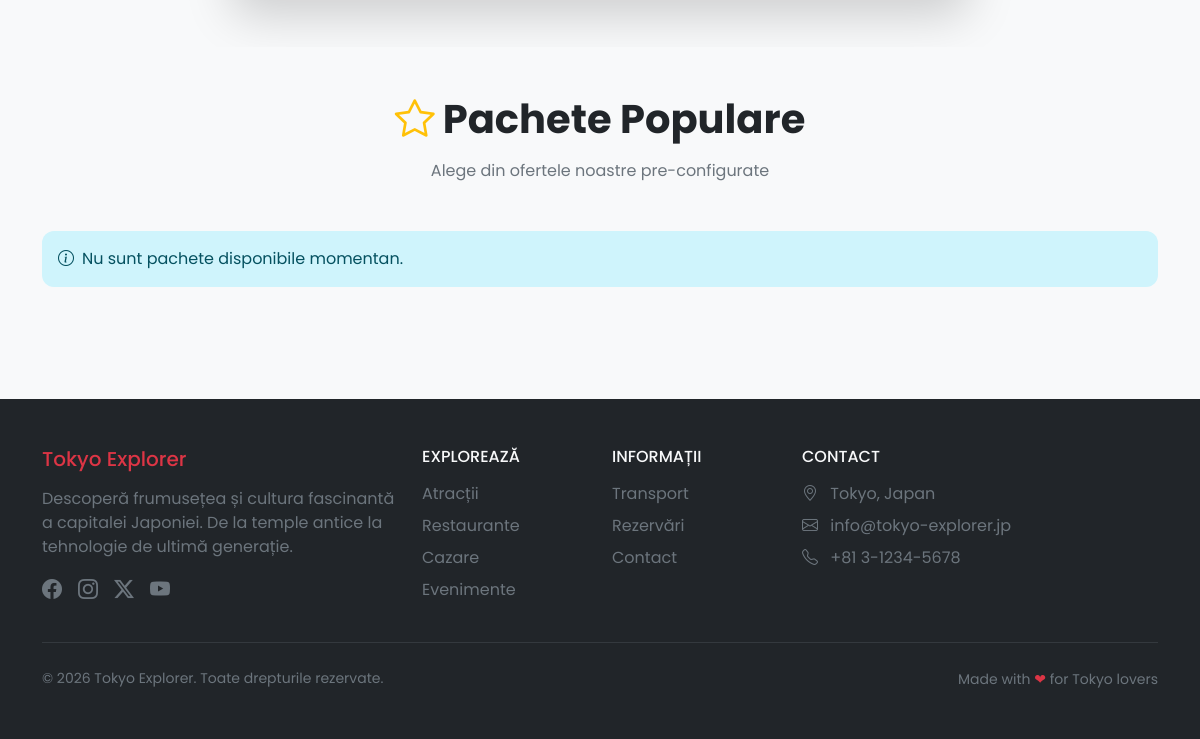
The page /pages/rezervari.php (lower part) on the database as committed earlier.
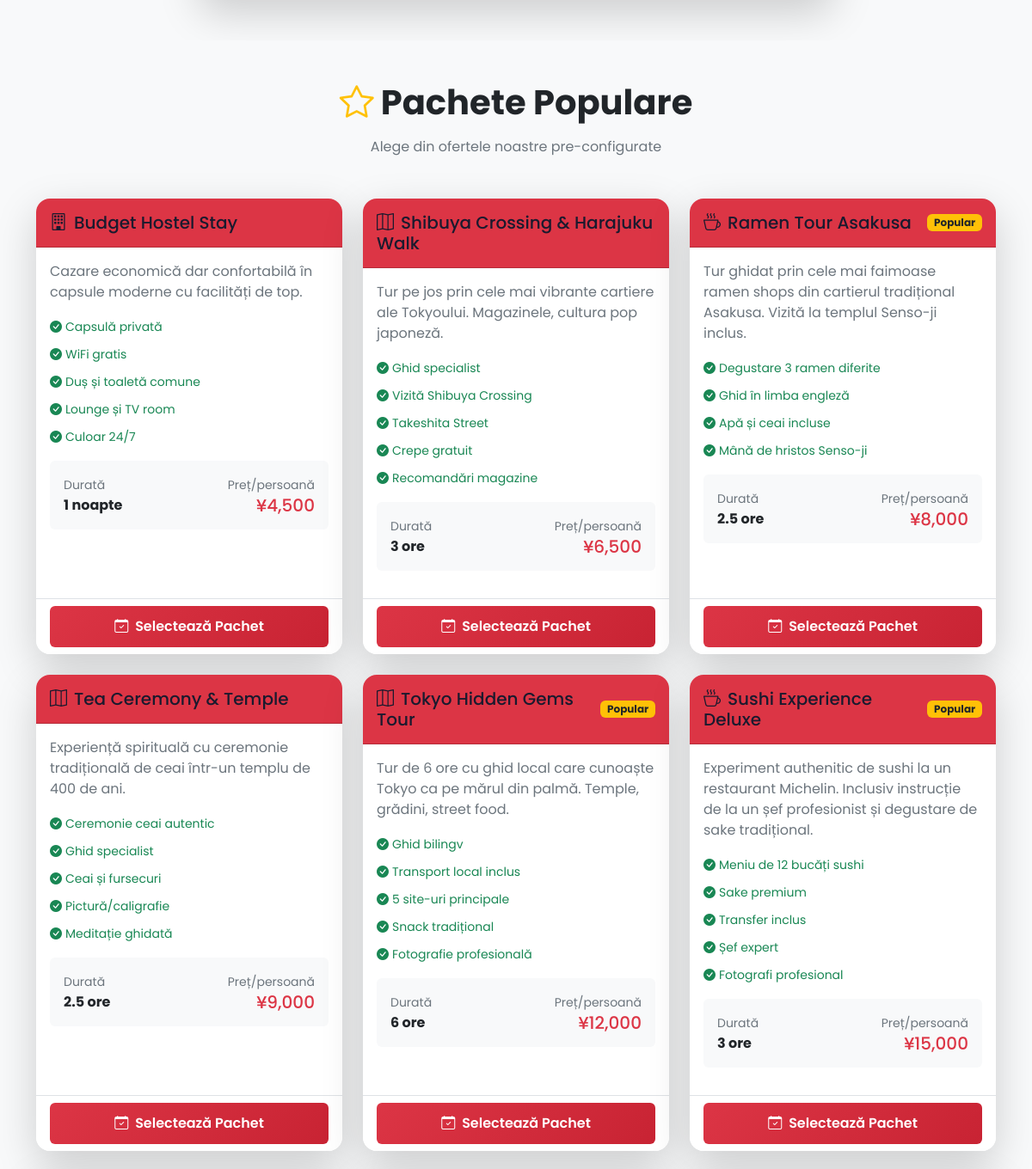
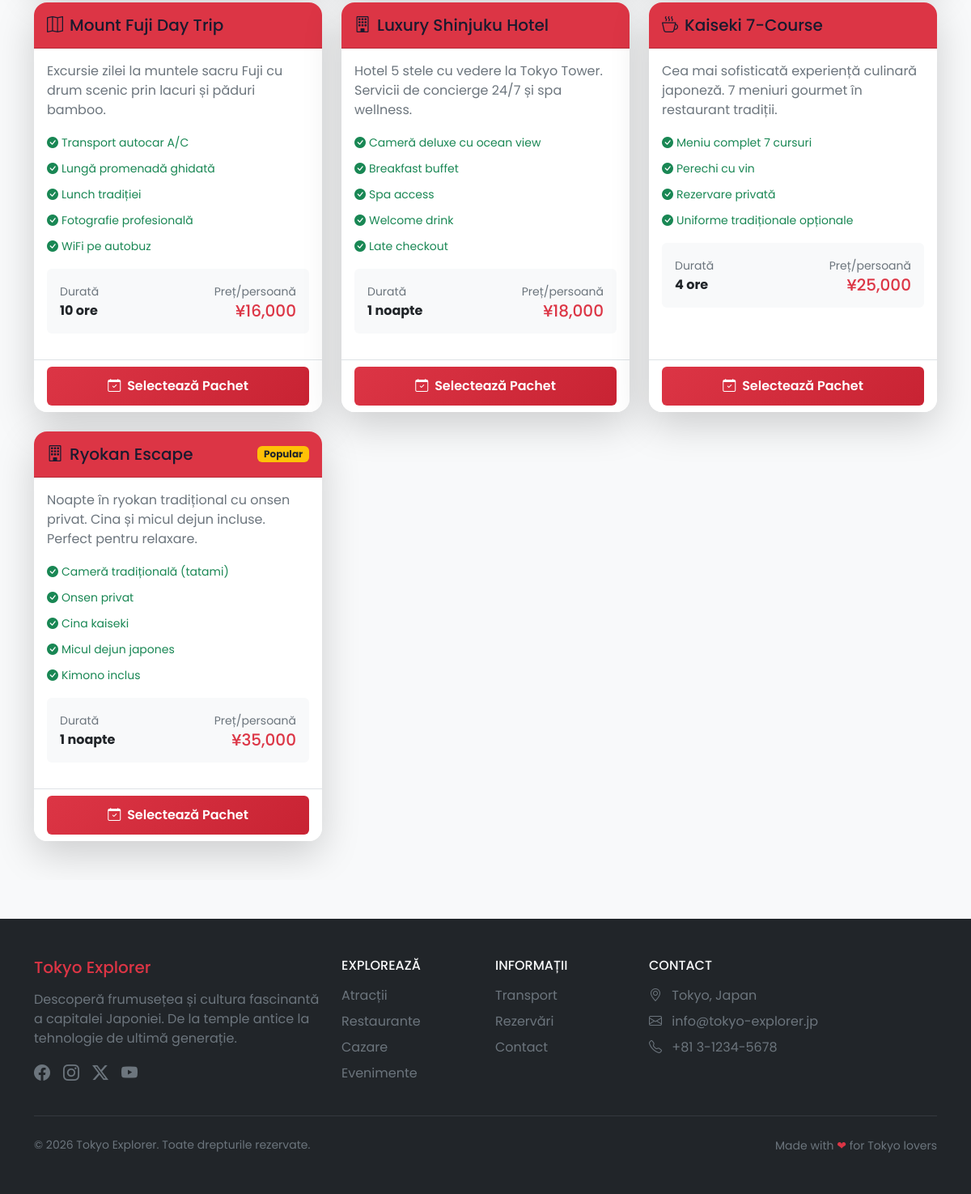
The same page on the database as committed later (2 pictures, top to bottom).
### tables this page shows
CREATE TABLE `pachete_rezervari` (
  `id` int(11) NOT NULL,
  `nume_pachet` varchar(100) DEFAULT NULL,
  `descriere` text DEFAULT NULL,
  `tip_serviciu` enum('restaurant','cazare','tur') DEFAULT NULL,
  `pret` int(11) DEFAULT NULL,
  `durata` varchar(50) DEFAULT NULL,
  `caracteristici` text DEFAULT NULL,
  `popular` tinyint(1) DEFAULT 0,
  `activ` tinyint(1) DEFAULT 1
);

### pages/rezervari.php (the view, shortened to what this page needs)
<!DOCTYPE html>
<html lang="ro">
<head>
    <link href="https://cdn.jsdelivr.net/npm/bootstrap@5.3.2/dist/css/bootstrap.min.css" rel="stylesheet">
    <link href="https://cdn.jsdelivr.net/npm/bootstrap-icons@1.11.1/font/bootstrap-icons.css" rel="stylesheet">
    <link href="../css/style.css" rel="stylesheet">
</head>
<body>
<?php
require_once '../config.php';
?>
<section id="formular-section" class="py-5">
</section>
<section class="py-5 bg-light">
    <div class="container">
        <div class="text-center mb-5">
            <h2 class="display-6 fw-bold mb-3">
                <i class="bi bi-star text-warning me-2"></i>Pachete Populare
            </h2>
            <p class="text-secondary">Alege din ofertele noastre pre-configurate</p>
        </div>
        <div class="row g-4">
            <?php
            try {
                $stmt = $pdo->query("SELECT * FROM pachete_rezervari WHERE activ = 1 ORDER BY pret ASC");
                $pachete = $stmt->fetchAll(PDO::FETCH_ASSOC);
                if (count($pachete) > 0) {
                    foreach ($pachete as $pachet) {
                        $icoane = [
                            'restaurant' => 'bi-cup-hot',
                            'cazare' => 'bi-building',
                            'tur' => 'bi-map'
                        ];
                        $icona = $icoane[$pachet['tip_serviciu']] ?? 'bi-star';
                        echo '<div class="col-lg-4 col-md-6">';
                        echo '<div class="card h-100 shadow-lg border-0 transition-card" style="cursor: pointer;" onclick="document.getElementById(\'tip_serviciu\').value=\'' . $pachet['tip_serviciu'] . '\'; window.scrollTo({top: document.getElementById(\'formular-section\').offsetTop - 100, behavior: \'smooth\'});">';
                        echo '<div class="card-header bg-danger text-white py-3">';
                        echo '<div class="d-flex align-items-center justify-content-between">';
                        echo '<div>';
                        echo '<h5 class="card-title mb-0"><i class="bi ' . $icona . ' me-2"></i>' . htmlspecialchars($pachet['nume_pachet']) . '</h5>';
                        echo '</div>';
                        if ($pachet['popular']) {
                            echo '<span class="badge bg-warning text-dark">Popular</span>';
                        }
                        echo '</div>';
                        echo '</div>';
                        echo '<div class="card-body">';
                        echo '<p class="text-secondary mb-3">' . htmlspecialchars($pachet['descriere']) . '</p>';
                        echo '<div class="mb-3">';
                        if (!empty($pachet['caracteristici'])) {
                            $caracteristici = explode(',', $pachet['caracteristici']);
                            foreach ($caracteristici as $cara) {
                                echo '<div class="mb-2"><small class="text-success"><i class="bi bi-check-circle-fill me-1"></i>' . trim($cara) . '</small></div>';
                            }
                        }
                        echo '</div>';
                        echo '<div class="d-flex justify-content-between align-items-center mb-3 p-3 bg-light rounded">';
                        echo '<div>';
                        echo '<small class="text-secondary">Durată</small><br>';
                        echo '<strong>' . htmlspecialchars($pachet['durata']) . '</strong>';
                        echo '</div>';
                        echo '<div class="text-end">';
                        echo '<small class="text-secondary">Preț/persoană</small><br>';
                        echo '<h5 class="text-danger mb-0">¥' . number_format($pachet['pret'], 0, '.', ',') . '</h5>';
                        echo '</div>';
                        echo '</div>';
                        echo '</div>';
                        echo '<div class="card-footer bg-white border-top">';
                        echo '<button class="btn btn-danger w-100" onclick="document.getElementById(\'tip_serviciu\').value=\'' . $pachet['tip_serviciu'] . '\'; window.scrollTo({top: document.getElementById(\'formular-section\').offsetTop - 100, behavior: \'smooth\'});">';
                        echo '<i class="bi bi-calendar-check me-2"></i>Selectează Pachet';
                        echo '</button>';
                        echo '</div>';
                        echo '</div>';
                        echo '</div>';
                    }
                } else {
                    echo '<div class="col-12"><div class="alert alert-info"><i class="bi bi-info-circle me-2"></i>Nu sunt pachete disponibile momentan.</div></div>';
                }
            } catch (PDOException $e) {
                echo '<div class="col-12"><div class="alert alert-danger"><i class="bi bi-exclamation-triangle me-2"></i>Eroare la încărcarea pachete.</div></div>';
            }
            ?>
        </div>
    </div>
</section>
<?php include '../footer.php'; ?>
</body>
</html>

Rows that differ between the two databases and show on the page:
added pachete_rezervari: nume_pachet "Budget Hostel Stay", descriere "Cazare economică dar confortabilă în capsule moderne cu facilități de top.", caracteristici "Capsulă privată", caracteristici "WiFi gratis", caracteristici "Duș și toaletă comune", caracteristici "Lounge și TV room", caracteristici "Culoar 24/7", durata "1 noapte", pret "4,500"
added pachete_rezervari: nume_pachet "Shibuya Crossing & Harajuku Walk", descriere "Tur pe jos prin cele mai vibrante cartiere ale Tokyoului. Magazinele, cultura pop japoneză.", caracteristici "Ghid specialist", caracteristici "Vizită Shibuya Crossing", caracteristici "Takeshita Street", caracteristici "Crepe gratuit", caracteristici "Recomandări magazine", durata "3 ore", pret "6,500"
added pachete_rezervari: nume_pachet "Ramen Tour Asakusa", popular "Popular", descriere "Tur ghidat prin cele mai faimoase ramen shops din cartierul tradițional Asakusa. Vizită la templul Senso-ji inclus.", caracteristici "Degustare 3 ramen diferite", caracteristici "Ghid în limba engleză", caracteristici "Apă și ceai incluse", caracteristici "Mână de hristos Senso-ji", durata "2.5 ore", pret "8,000"
added pachete_rezervari: nume_pachet "Tea Ceremony & Temple", descriere "Experiență spirituală cu ceremonie tradițională de ceai într-un templu de 400 de ani.", caracteristici "Ceremonie ceai autentic", caracteristici "Ghid specialist", caracteristici "Ceai și fursecuri", caracteristici "Pictură/caligrafie", caracteristici "Meditație ghidată", durata "2.5 ore", pret "9,000"
added pachete_rezervari: nume_pachet "Tokyo Hidden Gems Tour", popular "Popular", descriere "Tur de 6 ore cu ghid local care cunoaște Tokyo ca pe mărul din palmă. Temple, grădini, street food.", caracteristici "Ghid bilingv", caracteristici "Transport local inclus", caracteristici "5 site-uri principale", caracteristici "Snack tradițional", caracteristici "Fotografie profesională", durata "6 ore", pret "12,000"
added pachete_rezervari: nume_pachet "Sushi Experience Deluxe", popular "Popular", descriere "Experiment authenitic de sushi la un restaurant Michelin. Inclusiv instrucție de la un șef profesionist și degustare de sake tradițional.", caracteristici "Meniu de 12 bucăți sushi", caracteristici "Sake premium", caracteristici "Transfer inclus", caracteristici "Șef expert", caracteristici "Fotografi profesional", durata "3 ore", pret "15,000"
added pachete_rezervari: nume_pachet "Mount Fuji Day Trip", descriere "Excursie zilei la muntele sacru Fuji cu drum scenic prin lacuri și păduri bamboo.", caracteristici "Transport autocar A/C", caracteristici "Lungă promenadă ghidată", caracteristici "Lunch tradiției", caracteristici "Fotografie profesională", caracteristici "WiFi pe autobuz", durata "10 ore", pret "16,000"
added pachete_rezervari: nume_pachet "Luxury Shinjuku Hotel", descriere "Hotel 5 stele cu vedere la Tokyo Tower. Servicii de concierge 24/7 și spa wellness.", caracteristici "Cameră deluxe cu ocean view", caracteristici "Breakfast buffet", caracteristici "Spa access", caracteristici "Welcome drink", caracteristici "Late checkout", durata "1 noapte", pret "18,000"
added pachete_rezervari: nume_pachet "Kaiseki 7-Course", descriere "Cea mai sofisticată experiență culinară japoneză. 7 meniuri gourmet în restaurant tradiții.", caracteristici "Meniu complet 7 cursuri", caracteristici "Perechi cu vin", caracteristici "Rezervare privată", caracteristici "Uniforme tradiționale opționale", durata "4 ore", pret "25,000"
added pachete_rezervari: nume_pachet "Ryokan Escape", popular "Popular", descriere "Noapte în ryokan tradițional cu onsen privat. Cina și micul dejun incluse. Perfect pentru relaxare.", caracteristici "Cameră tradițională (tatami)", caracteristici "Onsen privat", caracteristici "Cina kaiseki", caracteristici "Micul dejun japones", caracteristici "Kimono inclus", durata "1 noapte", pret "35,000"
Other text that changed with them:
text no longer shown: "Nu sunt pachete disponibile momentan."
